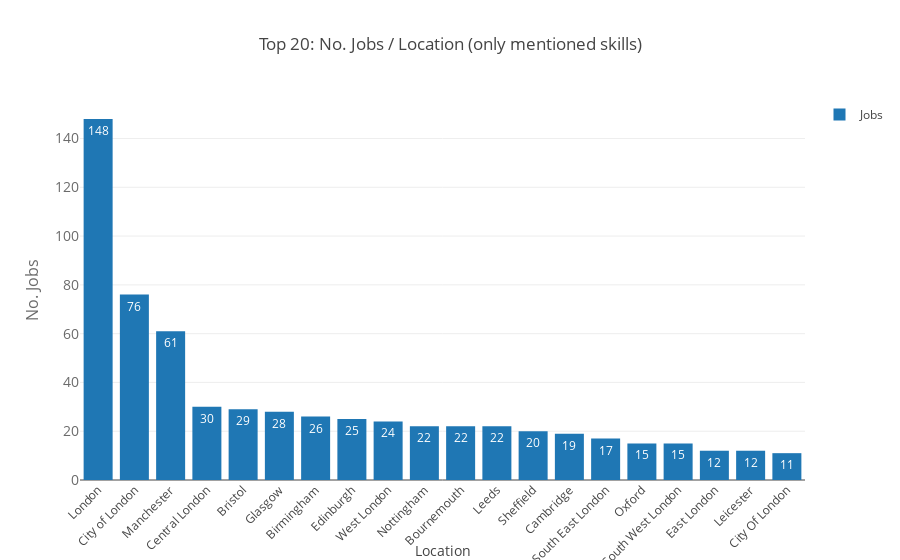

The cell this chart's notebook holds for it:
### Markdown cell above
#### Jobs/Location (Only Mentioned Skills)

### Code cell
job_df_top_20 = found_df.groupby(by="locationName").nunique().sort_values(by="jobId", ascending=False).nlargest(20, "jobId")

data = [go.Bar(x=job_df_top_20.index, y=job_df_top_20["jobId"], name="Jobs", text=job_df_top_20["jobId"], textposition = 'auto',)]

layout = go.Layout(
    xaxis=dict(tickangle=-45, title="Location"),
    barmode="stack",
    yaxis=dict(
        title="No. Jobs",
        titlefont=dict(size=16, color="rgb(107, 107, 107)"),
        tickfont=dict(size=14, color="rgb(107, 107, 107)"),
    ),
    title="Top 20: No. Jobs / Location (only mentioned skills)",
    showlegend=True,
)
fig = go.Figure(data=data, layout=layout)

iplot(fig, filename="jobs_location_skills_count.html")

### Figure 1 — Plotly figure (JSON) as saved in the notebook; plotly's stock layout.template omitted (floating-point values rounded to 4 significant figures)
{"data": [{"name": "Jobs", "text": [148, 76, 61, 30, 29, 28, 26, 25, 24, 22, 22, 22, 20, 19, 17, 15, 15, 12, 12, 11], "textposition": "auto", "type": "bar", "uid": "2633d7a1-aa51-49ed-8c53-802ba17422f0", "x": ["London", "City of London", "Manchester", "Central London", "Bristol", "Glasgow", "Birmingham", "Edinburgh", "West London", "Nottingham", "Bournemouth", "Leeds", "Sheffield", "Cambridge", "South East London", "Oxford", "South West London", "East London", "Leicester", "City Of London"], "y": [148, 76, 61, 30, 29, 28, 26, 25, 24, 22, 22, 22, 20, 19, 17, 15, 15, 12, 12, 11]}], "layout": {"autosize": true, "barmode": "stack", "showlegend": true, "title": {"text": "Top 20: No. Jobs / Location (only mentioned skills)"}, "xaxis": {"autorange": true, "range": [-0.5, 19.5], "tickangle": -45, "title": {"text": "Location"}, "type": "category"}, "yaxis": {"autorange": true, "range": [0, 155.8], "tickfont": {"color": "rgb(107, 107, 107)", "size": 14}, "title": {"font": {"color": "rgb(107, 107, 107)", "size": 16}, "text": "No. Jobs"}, "type": "linear"}}}
